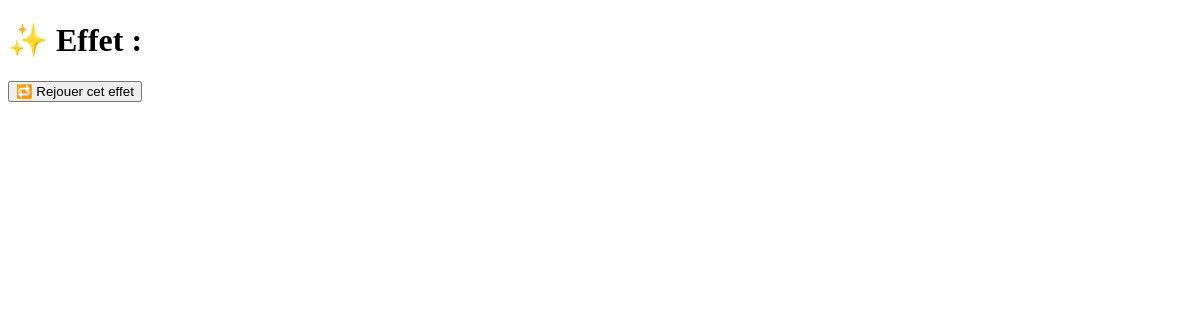
/effet/3, run on an earlier commit of the app's database.
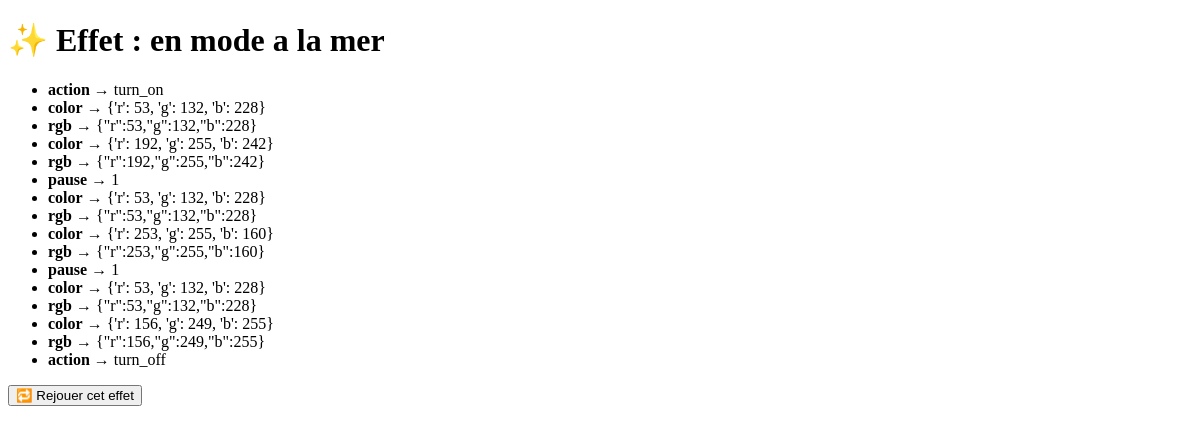
And on a later commit of the database.
### tables this page shows
CREATE TABLE effets_lumineux (
        id INTEGER PRIMARY KEY AUTOINCREMENT,
        nom TEXT NOT NULL
    );

CREATE TABLE effet_etapes (
        id INTEGER PRIMARY KEY AUTOINCREMENT,
        effet_id INTEGER,
        type TEXT,
        valeur TEXT,
        FOREIGN KEY (effet_id) REFERENCES effets_lumineux(id)
    );

### app.py (the view)
@app.route("/effet/<int:id>")
def voir_effet(id):
    effet = get_effet_by_id(id)
    etapes = get_etapes_effet(id)
    return render_template("voir_effet.html", effet=effet, etapes=etapes)

### dbseances.py (called while the page is built)
def get_connection():
    return sqlite3.connect(DB_PATH)

def get_effet_by_id(effet_id):
    conn = get_connection()
    cursor = conn.cursor()
    cursor.execute("SELECT id, nom FROM effets_lumineux WHERE id = ?", (effet_id,))
    effet = cursor.fetchone()
    conn.close()
    return effet

def get_etapes_effet(effet_id):
    conn = get_connection()
    cursor = conn.cursor()
    cursor.execute("SELECT type, valeur FROM effet_etapes WHERE effet_id = ? ORDER BY id ASC", (effet_id,))
    etapes = cursor.fetchall()
    conn.close()
    return [(t, json.loads(v)) for t, v in etapes]

### templates/voir_effet.html
<!DOCTYPE html>
<html>
<head><title>Détails de l'effet</title></head>
<body>
  <h1>✨ Effet : {{ effet[1] }}</h1>
  <ul>
    {% for etape in etapes %}
      <li><strong>{{ etape[0] }}</strong> → {{ etape[1] }}</li>
    {% endfor %}
  </ul>
  <form method="post" action="{{ url_for('rejouer_effet', id=effet[0]) }}">
    <button type="submit">🔁 Rejouer cet effet</button>
  </form>
</body>
</html>

What changed in the data, as far as the page shows it:
added effets_lumineux: nom "en mode a la mer"
added effet_etapes: type "action", valeur "turn_on"
added effet_etapes: type "color", etape "{'r': 53, 'g': 132, 'b': 228}"
added effet_etapes: type "rgb", valeur "{\"r\":53,\"g\":132,\"b\":228}"
added effet_etapes: type "color", etape "{'r': 192, 'g': 255, 'b': 242}"
added effet_etapes: type "rgb", valeur "{\"r\":192,\"g\":255,\"b\":242}"
added effet_etapes: type "pause", valeur "1"
added effet_etapes: type "color", etape "{'r': 53, 'g': 132, 'b': 228}"
added effet_etapes: type "rgb", valeur "{\"r\":53,\"g\":132,\"b\":228}"
added effet_etapes: type "color", etape "{'r': 253, 'g': 255, 'b': 160}"
added effet_etapes: type "rgb", valeur "{\"r\":253,\"g\":255,\"b\":160}"
added effet_etapes: type "pause", valeur "1"
added effet_etapes: type "color", etape "{'r': 53, 'g': 132, 'b': 228}"
added effet_etapes: type "rgb", valeur "{\"r\":53,\"g\":132,\"b\":228}"
added effet_etapes: type "color", etape "{'r': 156, 'g': 249, 'b': 255}"
added effet_etapes: type "rgb", valeur "{\"r\":156,\"g\":249,\"b\":255}"
added effet_etapes: type "action", valeur "turn_off"
